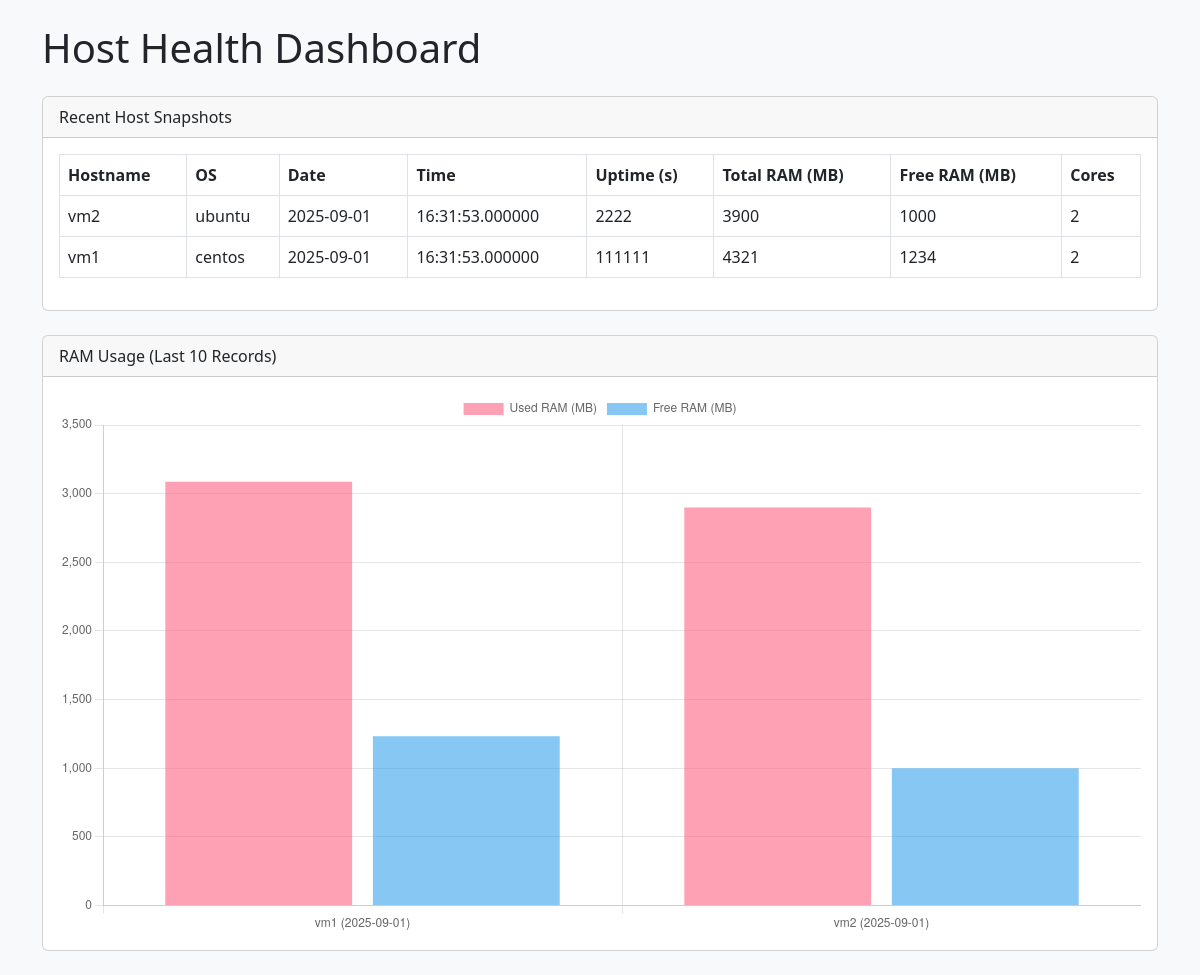
The page / on the database its author committed.
### tables this page shows
CREATE TABLE `details` (
  `id` int(255) NOT NULL,
  `hostname` varchar(1000) NOT NULL,
  `os_type` varchar(1000) NOT NULL,
  `date` date NOT NULL,
  `time` time(6) NOT NULL,
  `uptime` int(100) NOT NULL,
  `freeram` int(100) NOT NULL,
  `totalram` int(255) NOT NULL,
  `cores` int(100) NOT NULL
);

### index.php (the view, shortened to what this page needs)
<!DOCTYPE html>
<html>
<head>
    <link rel="stylesheet" href="https://cdn.jsdelivr.net/npm/bootstrap@5.3.0/dist/css/bootstrap.min.css">
</head>
<body class="bg-light">
<div class="container py-4">
    <h1 class="mb-4">Host Health Dashboard</h1>
    <div class="card mb-4">
        <div class="card-header">Recent Host Snapshots</div>
        <div class="card-body">
            <table class="table table-bordered" id="host-table">
                <thead>
                    <tr>
                        <th>Hostname</th>
                        <th>OS</th>
                        <th>Date</th>
                        <th>Time</th>
                        <th>Uptime (s)</th>
                        <th>Total RAM (MB)</th>
                        <th>Free RAM (MB)</th>
                        <th>Cores</th>
                    </tr>
                </thead>
                <tbody>
                <?php
                $DB_HOST = "10.114.97.179";
                $DB_USER = "dashboard_user";
                $DB_PASS = "StrongPassword123!";
                $DB_NAME = "dashboard_data";
                $conn = new mysqli($DB_HOST, $DB_USER, $DB_PASS, $DB_NAME);
                $sql = "SELECT hostname, os_type, date, time, uptime, freeram, totalram, cores
                        FROM details
                        ORDER BY id DESC
                        LIMIT 20";
                $result = $conn->query($sql);
                $data = [];
                if ($result) {
                    while ($row = $result->fetch_assoc()) {
                        $data[] = $row;
                        echo "<tr>
                                <td>{$row['hostname']}</td>
                                <td>{$row['os_type']}</td>
                                <td>{$row['date']}</td>
                                <td>{$row['time']}</td>
                                <td>{$row['uptime']}</td>
                                <td>{$row['totalram']}</td>
                                <td>{$row['freeram']}</td>
                                <td>{$row['cores']}</td>
                              </tr>";
                    }
                } else {
                    echo "<tr><td colspan='8'>SQL Error: " . $conn->error . "</td></tr>";
                }
                ?>
                </tbody>
            </table>
        </div>
    </div>
    <div class="card">
        <div class="card-header">RAM Usage (Last 10 Records)</div>
        <div class="card-body">
            <canvas id="ramChart"></canvas>
        </div>
    </div>
</div>
<script>
// Embed PHP data directly into JS
let data = <?php echo json_encode($data); ?>;
let labels = [];
let usedRam = [];
let freeRam = [];
data.forEach((row, idx) => {
    if (idx < 10) {
        labels.push(row.hostname + " (" + row.date + ")");
        usedRam.push(row.totalram - row.freeram);
        freeRam.push(row.freeram);
    }
});
// RAM Chart
new Chart(document.getElementById('ramChart'), {
    type: 'bar',
    data: {
        labels: labels.reverse(),
        datasets: [
            { label: 'Used RAM (MB)', data: usedRam.reverse(), backgroundColor: 'rgba(255,99,132,0.6)' },
            { label: 'Free RAM (MB)', data: freeRam.reverse(), backgroundColor: 'rgba(54,162,235,0.6)' }
        ]
    },
    options: {
        responsive: true,
        scales: { y: { beginAtZero: true } }
    }
});
</script>
</body>
</html>

### rows shown on the page
details: hostname "vm2", os_type "ubuntu", date "2025-09-01", time "16:31:53.000000", uptime "2222", totalram "3900", freeram "1000", cores "2"
details: hostname "vm1", os_type "centos", date "2025-09-01", time "16:31:53.000000", uptime "111111", totalram "4321", freeram "1234", cores "2"
